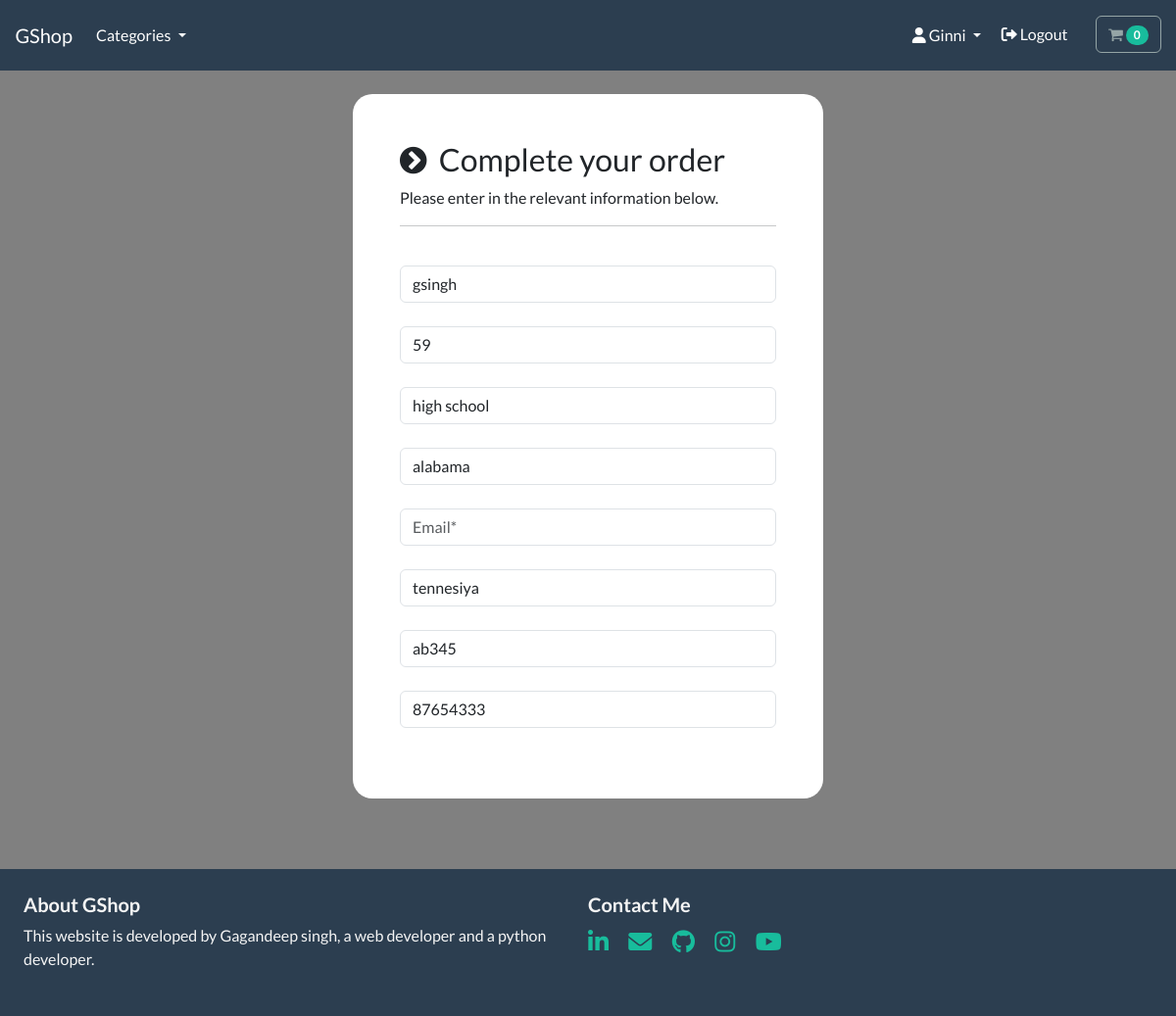
Screenshot of /payment/checkout (signed in) with the database file from the repository.
### payment/models.py (models this page shows, shortened)
class ShippingAddress(models.Model):
    full_name = models.CharField(max_length=255)
    mobile = models.IntegerField()
    address1 = models.CharField(max_length=400)
    landmark = models.CharField(max_length=200)
    city = models.CharField(max_length=100)
    state = models.CharField(max_length=140)
    zipcode = models.CharField(max_length=35)
    user = models.ForeignKey(User, on_delete=models.CASCADE, null=True, blank=True)
    class Meta:
        verbose_name_plural = 'shipping address'

### payment/views.py (the view)
# urls.py: path('checkout', checkout, name='checkout'),
def checkout(request):
    if request.user.is_authenticated:
        try:
            shippingaddress = ShippingAddress.objects.get(user=request.user.id)
            context = {'shipping': shippingaddress}
            return render(request, 'payment/checkout.html', context)
        except:
            return render(request, 'payment/checkout.html')
    else:
        return render(request, 'payment/checkout.html')

### cart/cart.py (called while the page is built)
    def __len__(self):
        return sum(item['qty'] for item in self.cart.values())

    def get_total(self):
        return sum(Decimal(item['price'] * item['qty']) for item in self.cart.values())

### cart/context_processors.py (called while the page is built)
def cart(request):
    return {'cart': Cart(request)}

### store/views.py (called while the page is built)
def categories(request):
    all_ctg = Category.objects.all()
    return {'all_ctg': all_ctg}

### payment/templates/payment/checkout.html (shortened to what this page needs)
{% extends "store/base.html" %}
{% load static %}
{% block css %}
    <link rel="stylesheet" href="{% static 'checkout.css' %}">
{% endblock %}
{% block content %}
    <body>
    <br>
    <div class="container bg-white shadow-md p-5" style="">
        <form id="form" onsubmit="event.preventDefault()">
            <div>
                <h3><i class="fa fa-chevron-circle-right" aria-hidden="true"></i> &nbsp;Complete your order </h3>
                <p> Please enter in the relevant information below. </p>
                <hr>
                <br>
                <div class="form-field">
                    <input class="form-control validate" id="name" type="text" placeholder="Full name*"
                           autocomplete="off" value="{{ shipping.full_name }}" required>
                </div>
                <br>
                <div class="form-field">
                    <input class="form-control validate" id="address1" type="text" placeholder="Address"
                           autocomplete="off" value="{{ shipping.address1 }}" required>
                </div>
                <br>
                <div class="form-field">
                    <input class="form-control validate" id="address2" type="text" placeholder="Landmark"
                           autocomplete="off" value="{{ shipping.landmark }}" required>
                </div>
                <br>
                <div class="form-field">
                    <input class="form-control validate" id="city" type="text" placeholder="City*" autocomplete="off"
                           value="{{ shipping.city }}" required>
                </div>
                <br>
                <div class="form-field">
                    <input class="form-control validate" id="email" type="email" placeholder="Email*" autocomplete="off"
                           value="" required>
                </div>
                <br>
                <div class="form-field">
                    <input class="form-control validate" id="state" type="text" placeholder="State" autocomplete="off"
                           value="{{ shipping.state }}" required>
                </div>
                <br>
                <div class="form-field">
                    <input class="form-control validate" id="zipcode" type="text" placeholder="Zip code"
                           autocomplete="off" value="{{ shipping.zipcode }}" required>
                </div>
                <br>
                <div class="form-field">
                    <input class="form-control validate" id="mobile" type="number" placeholder="mobile number"
                           autocomplete="off" value="{{ shipping.mobile }}" required>
                </div>
            </div>
            <br>
        </form>
    </div>
    <br>
    </body>
{% endblock %}

### store/templates/store/base.html (shortened to what this page needs)
{% load static %}
<!DOCTYPE html>
<html>
<head>
    <link
            href="https://cdnjs.cloudflare.com/ajax/libs/font-awesome/6.0.0/css/all.min.css"
            rel="stylesheet"
    />
    <link rel="stylesheet" href="https://bootswatch.com/5/flatly/bootstrap.min.css">
    <link rel="stylesheet" href="https://cdnjs.cloudflare.com/ajax/libs/font-awesome/4.7.0/css/font-awesome.min.css">
    <link rel="stylesheet" href="{% static 'store/base.css' %}">
    {% block css %}
    {% endblock %}
</head>
<nav class="navbar navbar-expand-lg bg-primary justify-content-center">
    <a class="navbar-brand main-heading text-white" href="{% url 'store' %}">
        &nbsp; &nbsp; GShop
    </a>
    <div class="collapse navbar-collapse" id="navbarCollapse">
        <ul class="navbar-nav me-auto mb-2 mb-md-0">
            <li class="nav-item dropdown">
                <a class="nav-link dropdown-toggle text-white" href="#" id="navbarDropdown" role="button"
                   data-bs-toggle="dropdown" aria-expanded="false">
                    Categories
                </a>
            </li>
        </ul>
    </div>
    <div class="collapse navbar-collapse text-center" id="navbarNavDropdown">
        <ul class="navbar-nav ms-auto">
            {% if user.is_authenticated %}
                <li class="nav-item">
                <li class="nav-item dropdown">
                    <a class="nav-link dropdown-toggle text-white" href="#" id="navbarDropdown" role="button"
                       data-bs-toggle="dropdown" aria-expanded="false">
                        <i class="fa-solid fa-user"></i> {{ user.first_name|capfirst }}
                    </a>
                </li>
                <a class="btn  navbar-btn text-white" type="button" href="{% url 'logout' %}">
                    <i class="fa-solid fa-right-from-bracket"></i> Logout </a>
                </li>
            {% else %}
                    {% load socialaccount %}
            {% endif %}
            <li class="nav-item">
                <a type="button" role="button" href="{% url 'cart-summary' %}" class="btn btn-outline-secondary">
                    <i class="fa fa-shopping-cart" aria-hidden="true"> </i>
                    <span id='cart-qty' class="badge rounded-pill badge-notification bg-success">
                         {% with qty_amount=cart|length %}
                             {% if qty_amount > 0 %}
                                 {{ qty_amount }}
                             {% else %}
                                 0
                             {% endif %}
                         {% endwith %}
                    </span>
                </a>
            </li>
        </ul>
    </div>
</nav>
<body>
{% block content %}
{% endblock %}
<footer class="footer mb-0">
    <div class="content">
        <h5>About GShop</h5>
        <p>This website is developed by Gagandeep singh, a web developer and a python developer.</p>
    </div>
    <div class="social">
        <h5>Contact Me</h5>
        <a class="social-links" href="#"><i class="fa-brands fa-linkedin"></i></a>
        <a class="social-links" href="#"><i class="fa-solid fa-envelope"></i></a>
        <a class="social-links" href="#"><i class="fa-brands fa-github"></i></a>
        <a class="social-links" href="#"><i class="fa-brands fa-instagram"></i></a>
        <a class="social-links" href=""><i class="fa-brands fa-youtube" style="color: #18bc9c;"></i></a>
    </div>
</footer>
</body>
</html>

### store/static/store/base.css (style rules this page uses)
.footer { background-color: #2c3e50; margin-top: 4%; padding: 2%; color: whitesmoke; height: 150px; margin-bottom: 0; }
.footer .content { float: left; width: 50%; }
.footer .social { float: right; width: 50%; }
.footer h5 { font-weight: bolder; }
.social-links { margin-right: 3%; font-size: x-large; }

### payment/static/checkout.css (style rules this page uses)
.container { width: 40%; border-radius: 20px; margin-left: auto; margin-right: auto; }

### payment/templates/payment/checkout.html (style rules this page uses)
body { background-color: gray; }

### rows the page displays
ShippingAddress: full_name "gsingh", address1 "59", landmark "high school", city "alabama", state "tennesiya", zipcode "ab345", mobile "87654333"

### other values shown
{{ user.first_name|capfirst }} "Ginni"
